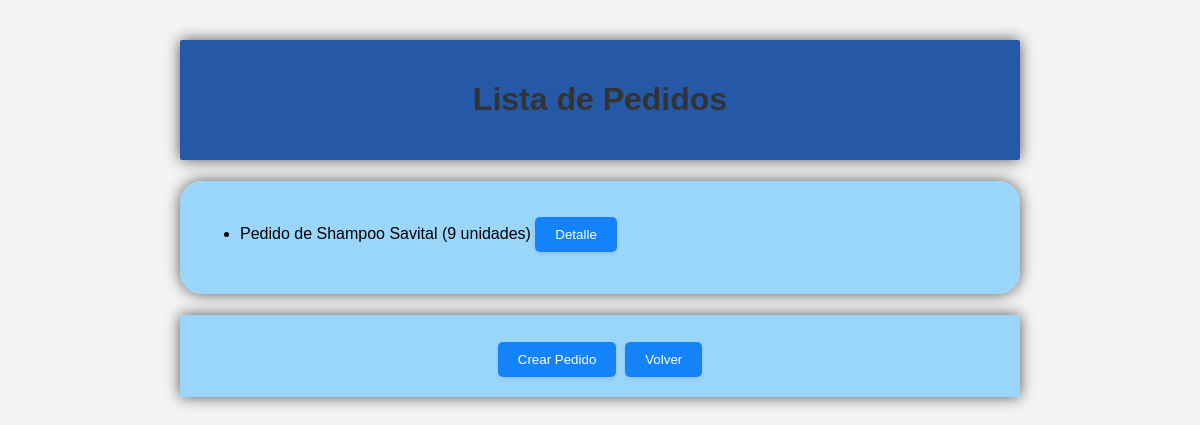
Page /pedidos/ on the earlier database version.
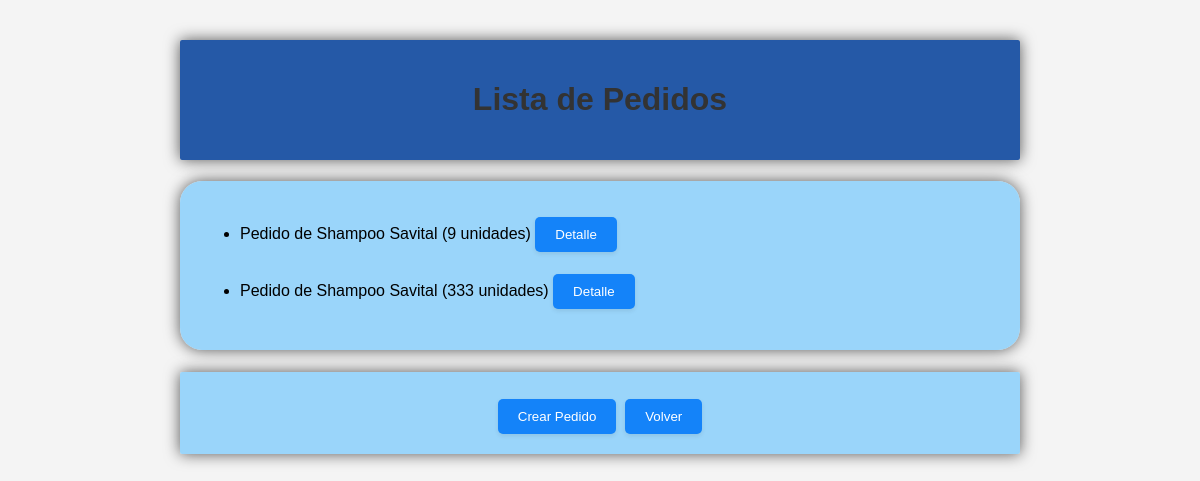
Same page on the later database version.
### sgi_app/models.py (models this page shows, shortened)
class Pedido(models.Model):
    TIPO_CHOICES = (
        ('COMPRA', 'Compra'),
        ('VENTA', 'Venta'),
    )
    tipo = models.CharField(max_length=6, choices=TIPO_CHOICES, null=True)
    proveedor = models.ForeignKey(Proveedor, on_delete=models.CASCADE, null=True)
    producto = models.ForeignKey(Producto, on_delete=models.CASCADE)
    cantidad = models.PositiveIntegerField()
    fecha_pedido = models.DateField(auto_now_add=True)
    fecha_entrega = models.DateField()
    def __str__(self):
        return f"Pedido de {self.producto.nombre} ({self.cantidad} unidades)"

class Producto(models.Model):
    nombre = models.CharField(max_length=100)
    descripcion = models.TextField()
    proveedor = models.ForeignKey(Proveedor, on_delete=models.CASCADE)
    cantidad_disponible = models.PositiveIntegerField(default=0)
    precio_unitario = models.DecimalField(max_digits=10, decimal_places=2)
    fecha_vencimiento = models.DateField()

### sgi_app/views.py (the view)
# urls.py: path('pedidos/', lista_pedidos, name='lista_pedidos'),
def lista_pedidos(request):
    pedidos = Pedido.objects.all()
    return render(request, 'lista_pedidos.html', {'pedidos': pedidos})

### sgi_app/templates/lista_pedidos.html (shortened to what this page needs)
{% load static %}
<!DOCTYPE html>
<html lang="es">
<head>
    <link rel="stylesheet" type="text/css" href="{% static 'sgi_app/styles.css' %}">
</head>
<body>
    <div class="container3">
        <h1>Lista de Pedidos</h1>
    </div>
    <div class="container2">
        <ul>
            {% for pedido in pedidos %}
                <li>{{ pedido }} <a href="{% url 'detalle_pedido' pk=pedido.pk %}"><button>Detalle</button></a></li>
            {% endfor %}
        </ul>
    </div>
    <h1>
    <div class="container">
        <a href="{% url 'crear_pedido' %}"><button>Crear Pedido</button></a>
        <a href="{% url 'index' %}"><button>Volver</button></a>
    </div>
</body>
</html>

Differences in the rows shown:
added Pedido: producto+cantidad "Pedido de Shampoo Savital (333 unidades)"
